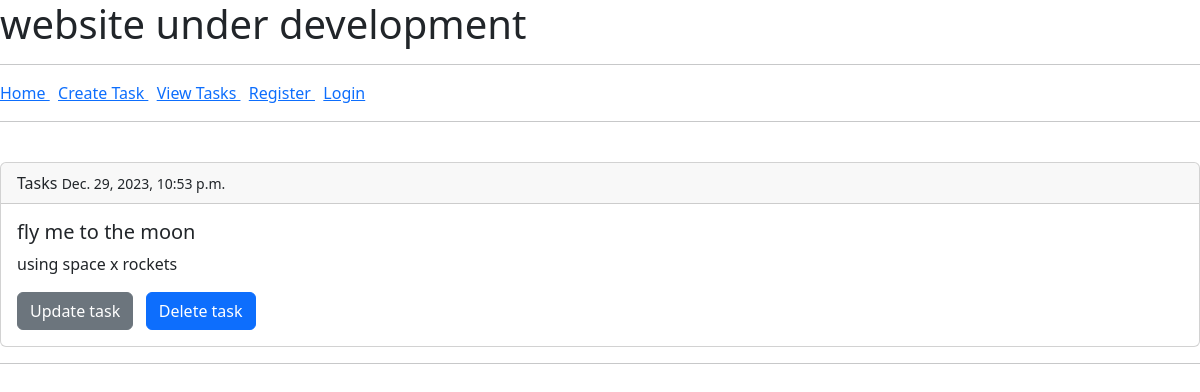
Page /views-tasks/ on the earlier database version.
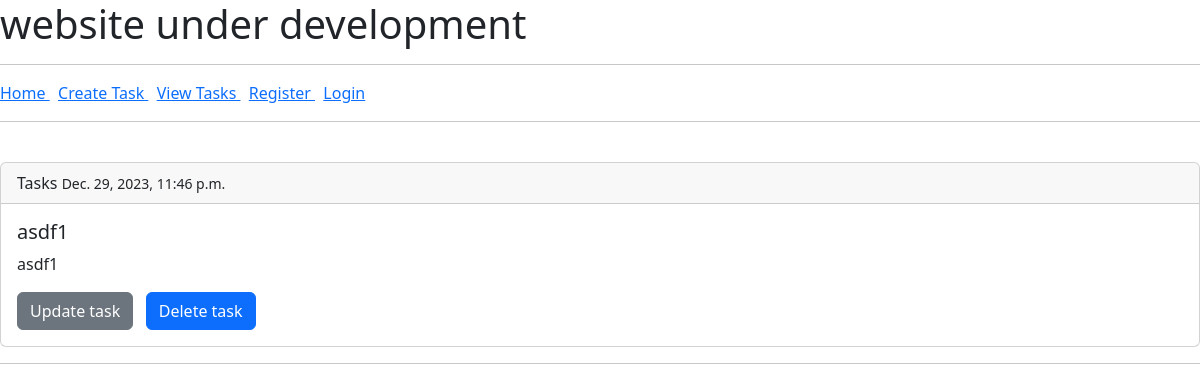
Same page on the later database version.
### crm/models.py (models this page shows, shortened)
class Task(models.Model):
    title = models.CharField(max_length=50)
    description = models.TextField(max_length=1000)
    created = models.DateTimeField(auto_now_add=True)

### crm/views.py (the view)
# urls.py: path('views-tasks/', views.tasks, name='views-tasks'),
def tasks(request):
  queryDataAll = Task.objects.all()
  context = {'AllTasks': queryDataAll}
  return render(request, 'crm/view-tasks.html', context)

### crm/templates/crm/view-tasks.html (shortened to what this page needs)
{% extends 'crm/base.html' %}
    {% block content %}
        {% if not AllTasks %}
            <p>No tasks to display.</p>
        {% else %}
            {% for task in AllTasks %}
        <br>
        <div class="card">
        <div class="card-header">
        Tasks <small>{{task.created}}</small>
        </div>
            <div class="card-body">
            <h5 class="card-title">{{task.title}}</h5>
            <p class="card-text">{{task.description}}</p>
            <a href="{% url 'update-task' task.id %}" class="btn btn-secondary">Update task</a>
            <a href="{% url 'delete-task' task.id %}" class="btn btn-primary">Delete task</a>
        </div>
        </div>
         {% endfor %}
        {% endif %}
        <hr>
    {% endblock %}

### crm/templates/crm/base.html (shortened to what this page needs)
<html>
    <h1> website under development</h1>
    <head>
        <link href="https://cdn.jsdelivr.net/npm/bootstrap@5.3.2/dist/css/bootstrap.min.css" rel="stylesheet">
    </head>
    <hr>
    <a href="{% url 'home' %}"> Home </a>
    <a href="{% url 'create-task'  %}"> Create Task </a>
    <a href="{% url 'views-tasks' %}"> View Tasks </a>
      <a href="{% url 'register' %}"> Register </a>
      <a href="{% url 'my-login' %}"> Login </a>
    <hr>
    {%block content %}
    {% endblock %}
</html>

Differences in the rows shown:
removed Task: created "Dec. 29, 2023, 10:53 p.m.", title "fly me to the moon", description "using space x rockets"
added Task: created "Dec. 29, 2023, 11:46 p.m.", title "asdf1", description "asdf1"
